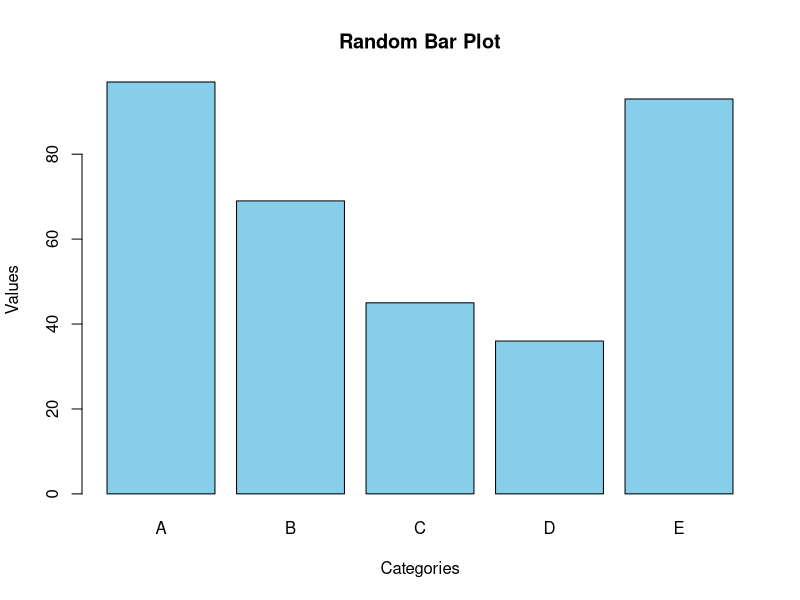
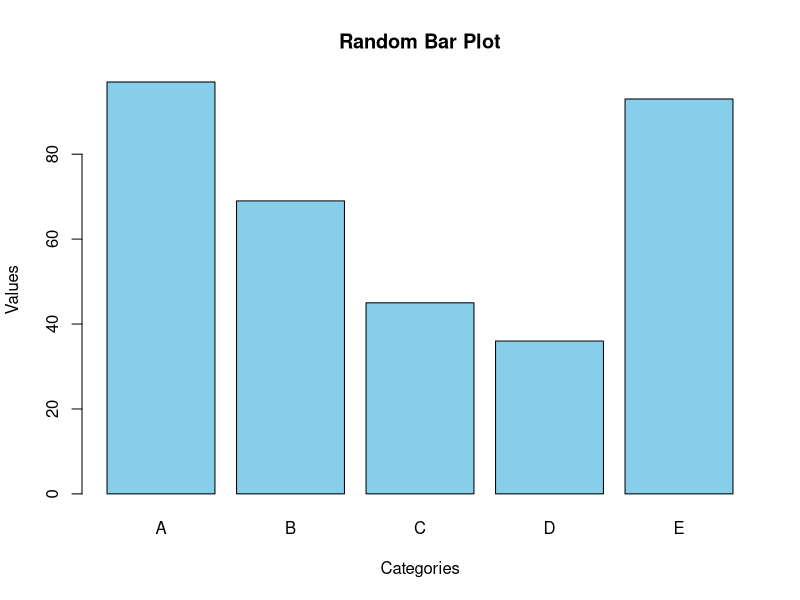

Write the R code that produced these figures, in order.
# Generate random data
categories <- c("A", "B", "C", "D", "E")
values <- sample(10:100, 5)

# Create the bar plot
barplot(values, names.arg = categories, main = "Random Bar Plot", xlab = "Categories", ylab = "Values", col = "skyblue")

# Save the plot to a file (the R script itself will be saved as .R)
# The plot will be saved as a PDF in the same directory
pdf("random_bar_plot.pdf")
barplot(values, names.arg = categories, main = "Random Bar Plot", xlab = "Categories", ylab = "Values", col = "skyblue")
dev.off()

cat("Bar plot saved as 'random_bar_plot.pdf'\n")
